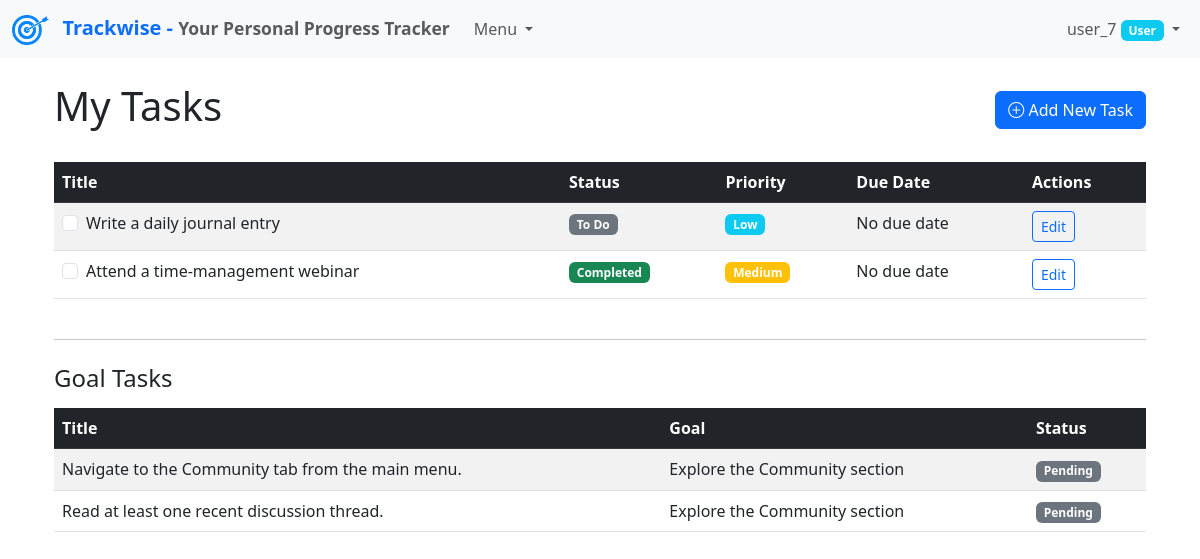
/tasks/ (signed in), run on the app's committed database.
### tracker/models.py (models this page shows, shortened)
class UserTask(models.Model):
    STATUS_CHOICES = [
        ('TODO', 'To Do'),
        ('IN_PROGRESS', 'In Progress'),
        ('COMPLETED', 'Completed'),
        ('CANCELLED', 'Cancelled'),
    ]
    PRIORITY_CHOICES = [
        ('LOW', 'Low'),
        ('MEDIUM', 'Medium'),
        ('HIGH', 'High'),
    ]
    user = models.ForeignKey(User, on_delete=models.CASCADE, related_name='user_tasks')
    title = models.CharField(max_length=200)
    description = models.TextField(blank=True)
    status = models.CharField(max_length=20, choices=STATUS_CHOICES, default='TODO')
    priority = models.CharField(max_length=10, choices=PRIORITY_CHOICES, default='MEDIUM')
    is_completed = models.BooleanField(default=False)
    completed_date = models.DateField(null=True, blank=True)
    due_date = models.DateField(null=True, blank=True)
    created_at = models.DateTimeField(auto_now_add=True)
    updated_at = models.DateTimeField(auto_now=True)
    class Meta:
        ordering = ['due_date', 'priority', 'created_at']

class Task(models.Model):
    goal = models.ForeignKey(Goal, on_delete=models.CASCADE, related_name='tasks')
    title = models.CharField(max_length=200)
    description = models.TextField(blank=True)
    is_completed = models.BooleanField(default=False)
    completed_date = models.DateField(null=True, blank=True)
    due_date = models.DateField(null=True, blank=True)
    created_at = models.DateTimeField(auto_now_add=True)
    updated_at = models.DateTimeField(auto_now=True)
    class Meta:
        ordering = ['due_date', 'created_at']

class Goal(models.Model):
    PRIORITY_CHOICES = [
        ('LOW', 'Low'),
        ('MEDIUM', 'Medium'),
        ('HIGH', 'High'),
    ]
    STATUS_CHOICES = [
        ('NOT_STARTED', 'Not Started'),
        ('IN_PROGRESS', 'In Progress'),
        ('COMPLETED', 'Completed'),
        ('ON_HOLD', 'On Hold'),
    ]
    user = models.ForeignKey(User, on_delete=models.CASCADE, related_name='goals')
    title = models.CharField(max_length=200)
    description = models.TextField(blank=True)
    priority = models.CharField(max_length=10, choices=PRIORITY_CHOICES, default='MEDIUM')
    status = models.CharField(max_length=20, choices=STATUS_CHOICES, default='NOT_STARTED')
    start_date = models.DateField(default=timezone.now)
    target_date = models.DateField(null=True, blank=True)
    completed_date = models.DateField(null=True, blank=True)
    created_at = models.DateTimeField(auto_now_add=True)
    updated_at = models.DateTimeField(auto_now=True)

### tracker/views.py (the view)
# urls.py: path('tasks/', views.TaskListView.as_view(), name='task-list'),
class TaskListView(LoginRequiredMixin, ListView):
    model = UserTask
    template_name = 'tasks/task_list.html'
    context_object_name = 'user_tasks'
    def get_queryset(self):
        return UserTask.objects.filter(
            user=self.request.user
        ).order_by('due_date', 'priority')
    def get_context_data(self, **kwargs):
        context = super().get_context_data(**kwargs)
        context['today'] = timezone.now().date()
        context['today'] = timezone.now().date()
        context['goal_tasks'] = Task.objects.filter(
            goal__user=self.request.user
        ).order_by('due_date', 'created_at')
        context['all_tasks'] = list(context['user_tasks']) + list(context['goal_tasks'])
        return context

### tracker/templates/tasks/task_list.html (shortened to what this page needs)
{% extends 'base.html' %}
{% block content %}
    <div class="container">
        <div class="d-flex justify-content-between align-items-center mb-4">
            <h1>My Tasks</h1>
            <a href="{% url 'task-create' %}" class="btn btn-primary">
                <i class="bi bi-plus-circle"></i> Add New Task
            </a>
        </div>
        {% if user_tasks %}
            <div class="table-responsive">
                <table class="table table-striped table-hover">
                    <thead class="table-dark">
                    <tr>
                        <th>Title</th>
                        <th>Status</th>
                        <th>Priority</th>
                        <th>Due Date</th>
                        <th>Actions</th>
                    </tr>
                    </thead>
                    <tbody>
                    {% for task in user_tasks %}
                        <tr class="{% if task.is_completed %}table-success{% elif task.due_date and task.due_date < today %}table-danger{% endif %}">
                            <td>
                                <div class="form-check">
                                    <input class="form-check-input" type="checkbox"
                                           onchange="window.location.href='{% url 'task-toggle' task.id %}'">
                                    <label class="form-check-label {% if task.is_completed %}text-decoration-line-through{% endif %}">
                                        {{ task.title }}
                                    </label>
                                </div>
                            </td>
                            <td>
                                <span class="badge {% if task.status == 'TODO' %}bg-secondary{% elif task.status == 'IN_PROGRESS' %}bg-primary{% elif task.status == 'COMPLETED' %}bg-success{% else %}bg-warning{% endif %}">
                                    {{ task.get_status_display }}
                                </span>
                            </td>
                            <td>
                                <span class="badge {% if task.priority == 'HIGH' %}bg-danger{% elif task.priority == 'MEDIUM' %}bg-warning{% else %}bg-info{% endif %}">
                                    {{ task.get_priority_display }}
                                </span>
                            </td>
                            <td>{{ task.due_date|default:"No due date" }}</td>
                            <td>
                                <div class="btn-group btn-group-sm" role="group">
                                    <a href="{% url 'task-update' task.id %}" class="btn btn-outline-primary">Edit</a>
                                </div>
                            </td>
                        </tr>
                    {% endfor %}
                    </tbody>
                </table>
            </div>
        {% else %}
            <div class="alert alert-info">
                <p>You don't have any tasks yet. <a href="{% url 'task-create' %}">Create your first task</a>.</p>
            </div>
        {% endif %}
        <hr class="my-4">
        <h2 class="h4 mb-3">Goal Tasks</h2>
        {% if goal_tasks %}
            <div class="table-responsive">
                <table class="table table-striped table-hover">
                    <thead class="table-dark">
                    <tr>
                        <th>Title</th>
                        <th>Goal</th>
                        <th>Status</th>
                    </tr>
                    </thead>
                    <tbody>
                    {% for task in goal_tasks %}
                        <tr class="{% if task.is_completed %}table-success{% elif task.due_date and task.due_date < today %}table-danger{% endif %}">
                            <td>{{ task.title }}</td>
                            <td>{{ task.goal.title }}</td>
                            <td>
                                {% if task.is_completed %}
                                    <span class="badge bg-success">Completed</span>
                                {% else %}
                                    <span class="badge bg-secondary">Pending</span>
                                {% endif %}
                            </td>
                        </tr>
                    {% endfor %}
                    </tbody>
                </table>
            </div>
        {% else %}
            <div class="alert alert-info">No goal tasks found.</div>
        {% endif %}
    </div>
{% endblock %}
{% block extra_css %}
    <link rel="stylesheet" href="https://cdn.jsdelivr.net/npm/bootstrap-icons@1.10.0/font/bootstrap-icons.css">
{% endblock %}

### tracker/templates/base.html (shortened to what this page needs)
{% load static %}
<!DOCTYPE html>
<html lang="en">
<head>
    {% load static %}
    <link href="https://cdn.jsdelivr.net/npm/bootstrap@5.3.0/dist/css/bootstrap.min.css" rel="stylesheet">
    {% block extra_css %}{% endblock %}
</head>
<body>
<nav class="navbar navbar-expand-lg navbar-light bg-light">
    <div class="container-fluid">
        <a class="navbar-brand fw-bold text-primary" href="{% url 'dashboard' %}">
            {% load static %}
            <img src="{% static 'tracker/images/target-icon.png' %}" alt="Trackwise Logo" height="30" class="me-2">
            Trackwise - <small class="text-muted">Your Personal Progress Tracker</small>
        </a>
        <div class="navbar-nav me-auto">
            <div class="nav-item dropdown">
                <a class="nav-link dropdown-toggle" href="#" id="navbarDropdown" role="button" data-bs-toggle="dropdown"
                   aria-expanded="false">
                    Menu
                </a>
            </div>
        </div>
        <div class="navbar-nav ms-auto">
            {% if user.is_authenticated %}
                <div class="nav-item dropdown">
                    <a class="nav-link dropdown-toggle" href="#" id="userDropdown" role="button"
                       data-bs-toggle="dropdown" aria-expanded="false">
                        {{ user.username }}
                        {% if user.is_staff %}
                            <span class="badge bg-danger">Admin</span>
                        {% else %}
                            <span class="badge bg-info">User</span>
                        {% endif %}
                    </a>
                </div>
            {% else %}
                <a class="btn btn-outline-primary me-2" href="{% url 'login' %}">Login</a>
                <a class="btn btn-outline-success" href="{% url 'register' %}">Register</a>
            {% endif %}
        </div>
    </div>
</nav>
<div class="container mt-4">
    {% block content %}{% endblock %}
</div>
</body>
</html>

### tracker/templates/tasks/task_list.html (style rules this page uses)
.table-responsive { margin-bottom: 1rem; }
.form-check-input { cursor: pointer; }

### data on the page
UserTask: title "Write a daily journal entry", status "To Do", priority "Low", due_date "No due date"
UserTask: title "Attend a time-management webinar", status "Completed", priority "Medium", due_date "No due date"
Task: title "Navigate to the Community tab from the main menu.", goal "Explore the Community section", is_completed "Pending"
Task: title "Read at least one recent discussion thread.", goal "Explore the Community section", is_completed "Pending"

### other printed values
{{ user.username }} "user_7"
